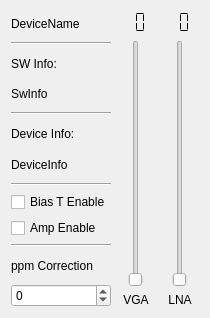
<?xml version="1.0" encoding="UTF-8"?>
<ui version="4.0">
 <class>hackrfWidget</class>
 <widget class="QWidget" name="hackrfWidget">
  <property name="geometry">
   <rect>
    <x>0</x>
    <y>0</y>
    <width>210</width>
    <height>318</height>
   </rect>
  </property>
  <property name="windowTitle">
   <string>HACKRF control</string>
  </property>
  <layout class="QHBoxLayout" name="horizontalLayout">
   <item>
    <layout class="QVBoxLayout" name="verticalLayout">
     <item>
      <widget class="QLabel" name="lblDeviceName">
       <property name="text">
        <string>DeviceName</string>
       </property>
      </widget>
     </item>
     <item>
      <widget class="Line" name="line_4">
       <property name="orientation">
        <enum>Qt::Orientation::Horizontal</enum>
       </property>
      </widget>
     </item>
     <item>
      <widget class="QLabel" name="label_6">
       <property name="text">
        <string>SW Info:</string>
       </property>
      </widget>
     </item>
     <item>
      <widget class="QLabel" name="lblSwInfo">
       <property name="text">
        <string>SwInfo</string>
       </property>
      </widget>
     </item>
     <item>
      <widget class="Line" name="line_2">
       <property name="orientation">
        <enum>Qt::Orientation::Horizontal</enum>
       </property>
      </widget>
     </item>
     <item>
      <widget class="QLabel" name="label_5">
       <property name="text">
        <string>Device Info:</string>
       </property>
      </widget>
     </item>
     <item>
      <widget class="QLabel" name="lblDeviceInfo">
       <property name="text">
        <string>DeviceInfo</string>
       </property>
      </widget>
     </item>
     <item>
      <widget class="Line" name="line_3">
       <property name="orientation">
        <enum>Qt::Orientation::Horizontal</enum>
       </property>
      </widget>
     </item>
     <item>
      <widget class="QCheckBox" name="btnBiasTEnable">
       <property name="text">
        <string>Bias T Enable</string>
       </property>
       <property name="checked">
        <bool>false</bool>
       </property>
      </widget>
     </item>
     <item>
      <widget class="QCheckBox" name="btnAmpEnable">
       <property name="text">
        <string>Amp Enable</string>
       </property>
      </widget>
     </item>
     <item>
      <widget class="Line" name="line">
       <property name="orientation">
        <enum>Qt::Orientation::Horizontal</enum>
       </property>
      </widget>
     </item>
     <item>
      <widget class="QLabel" name="label">
       <property name="text">
        <string>ppm Correction</string>
       </property>
      </widget>
     </item>
     <item>
      <widget class="QSpinBox" name="ppm_correction">
       <property name="minimum">
        <number>-100</number>
       </property>
       <property name="maximum">
        <number>100</number>
       </property>
      </widget>
     </item>
    </layout>
   </item>
   <item>
    <layout class="QVBoxLayout" name="verticalLayout_2">
     <item>
      <widget class="QLCDNumber" name="vgagainDisplay">
       <property name="frameShape">
        <enum>QFrame::Shape::NoFrame</enum>
       </property>
       <property name="digitCount">
        <number>2</number>
       </property>
       <property name="segmentStyle">
        <enum>QLCDNumber::SegmentStyle::Flat</enum>
       </property>
      </widget>
     </item>
     <item>
      <widget class="QSlider" name="sliderVgaGain">
       <property name="sizePolicy">
        <sizepolicy hsizetype="MinimumExpanding" vsizetype="Expanding">
         <horstretch>0</horstretch>
         <verstretch>0</verstretch>
        </sizepolicy>
       </property>
       <property name="maximum">
        <number>62</number>
       </property>
       <property name="orientation">
        <enum>Qt::Orientation::Vertical</enum>
       </property>
      </widget>
     </item>
     <item>
      <widget class="QLabel" name="label_2">
       <property name="text">
        <string>VGA</string>
       </property>
       <property name="alignment">
        <set>Qt::AlignmentFlag::AlignCenter</set>
       </property>
      </widget>
     </item>
    </layout>
   </item>
   <item>
    <layout class="QVBoxLayout" name="verticalLayout_3">
     <item>
      <widget class="QLCDNumber" name="lnagainDisplay">
       <property name="frameShape">
        <enum>QFrame::Shape::NoFrame</enum>
       </property>
       <property name="digitCount">
        <number>2</number>
       </property>
       <property name="segmentStyle">
        <enum>QLCDNumber::SegmentStyle::Flat</enum>
       </property>
      </widget>
     </item>
     <item>
      <widget class="QSlider" name="sliderLnaGain">
       <property name="sizePolicy">
        <sizepolicy hsizetype="MinimumExpanding" vsizetype="Expanding">
         <horstretch>0</horstretch>
         <verstretch>0</verstretch>
        </sizepolicy>
       </property>
       <property name="maximum">
        <number>40</number>
       </property>
       <property name="singleStep">
        <number>8</number>
       </property>
       <property name="pageStep">
        <number>8</number>
       </property>
       <property name="value">
        <number>0</number>
       </property>
       <property name="sliderPosition">
        <number>0</number>
       </property>
       <property name="tracking">
        <bool>true</bool>
       </property>
       <property name="orientation">
        <enum>Qt::Orientation::Vertical</enum>
       </property>
      </widget>
     </item>
     <item>
      <widget class="QLabel" name="label_3">
       <property name="text">
        <string>LNA</string>
       </property>
       <property name="alignment">
        <set>Qt::AlignmentFlag::AlignCenter</set>
       </property>
      </widget>
     </item>
    </layout>
   </item>
  </layout>
 </widget>
 <resources/>
 <connections/>
</ui>
